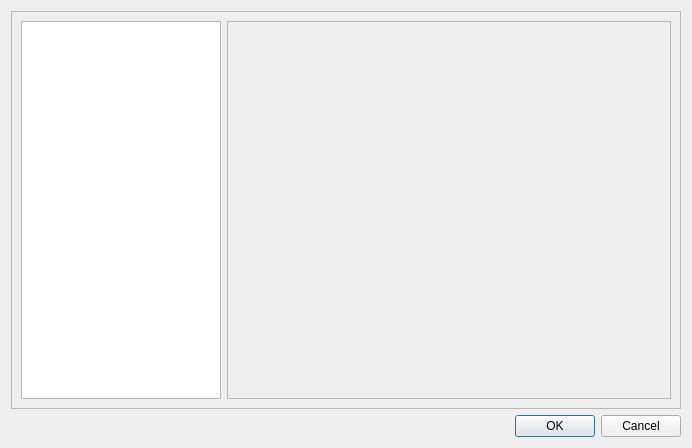
<?xml version="1.0" encoding="UTF-8"?>
<ui version="4.0">
 <class>OptionsDialog</class>
 <widget class="QDialog" name="OptionsDialog">
  <property name="geometry">
   <rect>
    <x>0</x>
    <y>0</y>
    <width>692</width>
    <height>448</height>
   </rect>
  </property>
  <property name="windowTitle">
   <string>Dialog</string>
  </property>
  <layout class="QVBoxLayout" name="verticalLayout">
   <item>
    <widget class="QFrame" name="frame">
     <property name="frameShape">
      <enum>QFrame::StyledPanel</enum>
     </property>
     <property name="frameShadow">
      <enum>QFrame::Raised</enum>
     </property>
     <layout class="QHBoxLayout" name="horizontalLayout">
      <item>
       <widget class="QListView" name="listView">
        <property name="minimumSize">
         <size>
          <width>200</width>
          <height>0</height>
         </size>
        </property>
        <property name="maximumSize">
         <size>
          <width>200</width>
          <height>16777215</height>
         </size>
        </property>
       </widget>
      </item>
      <item>
       <widget class="QFrame" name="frame_2">
        <property name="frameShape">
         <enum>QFrame::StyledPanel</enum>
        </property>
        <property name="frameShadow">
         <enum>QFrame::Raised</enum>
        </property>
        <layout class="QVBoxLayout" name="verticalLayout_2">
         <item>
          <spacer name="horizontalSpacer">
           <property name="orientation">
            <enum>Qt::Horizontal</enum>
           </property>
           <property name="sizeHint" stdset="0">
            <size>
             <width>412</width>
             <height>20</height>
            </size>
           </property>
          </spacer>
         </item>
        </layout>
       </widget>
      </item>
     </layout>
    </widget>
   </item>
   <item>
    <widget class="QDialogButtonBox" name="buttonBox">
     <property name="orientation">
      <enum>Qt::Horizontal</enum>
     </property>
     <property name="standardButtons">
      <set>QDialogButtonBox::Cancel|QDialogButtonBox::Ok</set>
     </property>
    </widget>
   </item>
  </layout>
 </widget>
 <resources/>
 <connections>
  <connection>
   <sender>buttonBox</sender>
   <signal>accepted()</signal>
   <receiver>OptionsDialog</receiver>
   <slot>accept()</slot>
   <hints>
    <hint type="sourcelabel">
     <x>248</x>
     <y>254</y>
    </hint>
    <hint type="destinationlabel">
     <x>157</x>
     <y>274</y>
    </hint>
   </hints>
  </connection>
  <connection>
   <sender>buttonBox</sender>
   <signal>rejected()</signal>
   <receiver>OptionsDialog</receiver>
   <slot>reject()</slot>
   <hints>
    <hint type="sourcelabel">
     <x>316</x>
     <y>260</y>
    </hint>
    <hint type="destinationlabel">
     <x>286</x>
     <y>274</y>
    </hint>
   </hints>
  </connection>
 </connections>
</ui>
